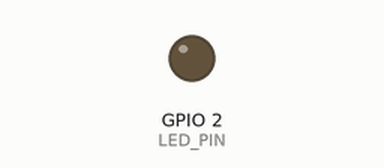
A sketch run on a simulated ESP32. On the bench: output pins drawn as LEDs (lit = HIGH). WiFi joins after 1.5 s; servers stay silent unless stated; not simulated (calls return 0 or success): secrets.h; what the sketch prints to the serial monitor is not drawn.

Above: at 2.4 s.
Timing chart, 0 to 3.9 s (numbered marks = the images above):
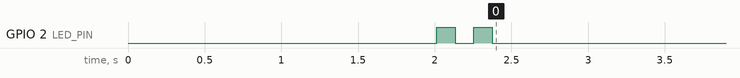

The sketch:

otabasic.ino
```cpp
// OTA basic – ESP32
// Connects to WiFi and starts ArduinoOTA, allowing wireless sketch uploads.
// LED blinks on OTA activity; reconnects automatically if WiFi drops.
//
// Configuration lives in secrets.h (copy from secrets.h.example).
// Required libraries (bundled with ESP32 Arduino core):
//   - WiFi
//   - ArduinoOTA

#include <WiFi.h>
#include <ArduinoOTA.h>
#include "secrets.h"

// ── User parameters ───────────────────────────────────────────────────────────
static const uint8_t LED_PIN = 2;   // onboard blue LED (GPIO2, active HIGH)

// ── Constants ─────────────────────────────────────────────────────────────────
static const unsigned long WIFI_TIMEOUT_MS   = 15000;
static const unsigned long RECONNECT_WAIT_MS =  5000;

// ── State ─────────────────────────────────────────────────────────────────────
static unsigned long lastReconnect = 0;
static bool          otaReady      = false;

// ── Helpers ───────────────────────────────────────────────────────────────────
static void blinkLed(int times) {
  for (int i = 0; i < times; i++) {
    digitalWrite(LED_PIN, HIGH);
    delay(120);
    digitalWrite(LED_PIN, LOW);
    if (i < times - 1) delay(120);
  }
}

static bool connectWiFi() {
  Serial.printf("Connecting to SSID: %s\n", WIFI_SSID);
  WiFi.mode(WIFI_STA);
  WiFi.begin(WIFI_SSID, WIFI_PASSWORD);

  unsigned long start = millis();
  while (WiFi.status() != WL_CONNECTED) {
    if (millis() - start >= WIFI_TIMEOUT_MS) {
      Serial.println("WiFi connect timed out.");
      return false;
    }
    delay(250);
    Serial.print(".");
  }
  Serial.printf("\nConnected. IP: %s\n", WiFi.localIP().toString().c_str());
  return true;
}

static void setupOTA() {
  ArduinoOTA.setHostname(OTA_HOSTNAME);

#ifdef OTA_PASSWORD
  ArduinoOTA.setPassword(OTA_PASSWORD);
#endif

  ArduinoOTA.onStart([]() {
    String type = (ArduinoOTA.getCommand() == U_FLASH) ? "sketch" : "filesystem";
    Serial.printf("OTA start: updating %s\n", type.c_str());
    digitalWrite(LED_PIN, HIGH);
  });

  ArduinoOTA.onEnd([]() {
    Serial.println("\nOTA complete.");
    digitalWrite(LED_PIN, LOW);
    blinkLed(3);
  });

  ArduinoOTA.onProgress([](unsigned int progress, unsigned int total) {
    Serial.printf("OTA progress: %u%%\r", progress * 100 / total);
  });

  ArduinoOTA.onError([](ota_error_t error) {
    Serial.printf("\nOTA error[%u]: ", error);
    if      (error == OTA_AUTH_ERROR)    Serial.println("auth failed");
    else if (error == OTA_BEGIN_ERROR)   Serial.println("begin failed");
    else if (error == OTA_CONNECT_ERROR) Serial.println("connect failed");
    else if (error == OTA_RECEIVE_ERROR) Serial.println("receive failed");
    else if (error == OTA_END_ERROR)     Serial.println("end failed");
    blinkLed(5);
  });

  ArduinoOTA.begin();
  Serial.printf("OTA ready. Hostname: %s\n", OTA_HOSTNAME);
  Serial.printf("           IP      : %s\n", WiFi.localIP().toString().c_str());
  otaReady = true;
  blinkLed(2);
}

// ── Setup ─────────────────────────────────────────────────────────────────────
void setup() {
  Serial.begin(115200);
  pinMode(LED_PIN, OUTPUT);
  digitalWrite(LED_PIN, LOW);
  delay(500);

  Serial.println("\n── OTA Basic ────────────────────────────────────────");
  Serial.printf("Hostname: %s\n", OTA_HOSTNAME);

  if (connectWiFi()) {
    setupOTA();
  }
}

// ── Loop ──────────────────────────────────────────────────────────────────────
void loop() {
  unsigned long now = millis();

  // ── Reconnect if dropped ────────────────────────────────────────────────
  if (WiFi.status() != WL_CONNECTED) {
    otaReady = false;
    if (now - lastReconnect >= RECONNECT_WAIT_MS) {
      lastReconnect = now;
      Serial.println("WiFi lost. Reconnecting...");
      WiFi.disconnect();
      if (connectWiFi()) {
        setupOTA();
      }
    }
    return;
  }

  // ── Handle OTA ──────────────────────────────────────────────────────────
  if (otaReady) {
    ArduinoOTA.handle();
  }
}
```
